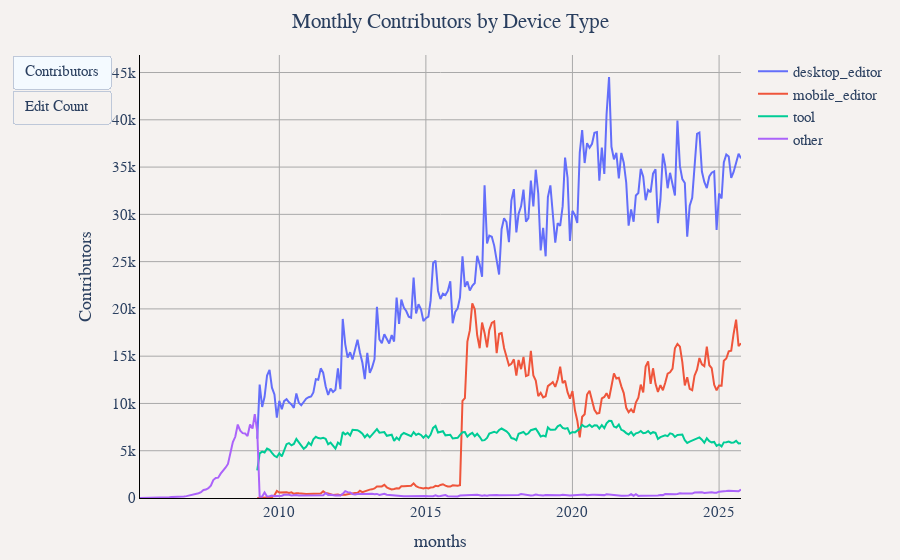

Here is the notebook cell this chart was saved with:
### Markdown cell above
## Monthly Contributors by Device Type

### Code cell
df_device_metrics = duckdb.sql("""
SELECT
    CONCAT(year, '-', LPAD(CAST(month as VARCHAR), 2, '0')) as months,
    device_type,
    COUNT(DISTINCT user_name) as Contributors,
    CAST(SUM(edit_count) as BIGINT) as "Edit Count"
FROM '../changeset_data/year=*/month=*/*.parquet'
WHERE device_type IS NOT NULL
GROUP BY year, month, device_type
ORDER BY year, month, device_type
""").df()

util.show_figure(
    [
        util.FigureConfig(
            title="Monthly Contributors by Device Type",
            label="Contributors",
            x_col="months",
            y_col="Contributors",
            group_col="device_type",
            query_or_df=df_device_metrics,
        ),
        util.FigureConfig(
            title="Monthly Edit Count by Device Type",
            label="Edit Count",
            x_col="months",
            y_col="Edit Count",
            group_col="device_type",
            query_or_df=df_device_metrics,
        ),
    ],
)

### Figure 1 — Plotly figure (JSON) as saved in the notebook; plotly's stock layout.template omitted (floating-point values rounded to 4 significant figures; data arrays with more than 128 entries replaced by an {"elided": "..."} marker saying what was removed)
{"data": [{"hovertemplate": "desktop_editor<br>%{x}<br>%{y:,} Contributors<extra></extra>", "name": "desktop_editor", "type": "scatter", "visible": true, "x": {"elided": "199 str values"}, "y": {"elided": "199 int values"}}, {"hovertemplate": "mobile_editor<br>%{x}<br>%{y:,} Contributors<extra></extra>", "name": "mobile_editor", "type": "scatter", "visible": true, "x": {"elided": "199 str values"}, "y": {"elided": "199 int values"}}, {"hovertemplate": "tool<br>%{x}<br>%{y:,} Contributors<extra></extra>", "name": "tool", "type": "scatter", "visible": true, "x": {"elided": "199 str values"}, "y": {"elided": "199 int values"}}, {"hovertemplate": "other<br>%{x}<br>%{y:,} Contributors<extra></extra>", "name": "other", "type": "scatter", "visible": true, "x": {"elided": "247 str values"}, "y": {"elided": "247 int values"}}, {"hovertemplate": "desktop_editor<br>%{x}<br>%{y:,} Edit Count<extra></extra>", "name": "desktop_editor", "type": "scatter", "visible": false, "x": {"elided": "199 str values"}, "y": {"elided": "199 int values"}}, {"hovertemplate": "mobile_editor<br>%{x}<br>%{y:,} Edit Count<extra></extra>", "name": "mobile_editor", "type": "scatter", "visible": false, "x": {"elided": "199 str values"}, "y": {"elided": "199 int values"}}, {"hovertemplate": "tool<br>%{x}<br>%{y:,} Edit Count<extra></extra>", "name": "tool", "type": "scatter", "visible": false, "x": {"elided": "199 str values"}, "y": {"elided": "199 int values"}}, {"hovertemplate": "other<br>%{x}<br>%{y:,} Edit Count<extra></extra>", "name": "other", "type": "scatter", "visible": false, "x": {"elided": "247 str values"}, "y": {"elided": "247 int values"}}], "layout": {"barmode": "stack", "font": {"family": "Times", "size": 15}, "margin": {"b": 55, "l": 55, "r": 55, "t": 55}, "paper_bgcolor": "#f5f2f0", "plot_bgcolor": "#f5f2f0", "title": {"text": "Monthly Contributors by Device Type", "x": 0.5}, "updatemenus": [{"buttons": [{"args": [{"visible": [true, true, true, true, false, false, false, false]}, {"title.text": "Monthly Contributors by Device Type", "xaxis.title.text": "months", "yaxis.title.text": "Contributors"}], "label": "Contributors", "method": "update"}, {"args": [{"visible": [false, false, false, false, true, true, true, true]}, {"title.text": "Monthly Edit Count by Device Type", "xaxis.title.text": "months", "yaxis.title.text": "Edit Count"}], "label": "Edit Count", "method": "update"}], "type": "buttons"}], "xaxis": {"gridcolor": "darkgray", "linecolor": "black", "showgrid": true, "tickcolor": "black", "title": {"text": "months"}, "zerolinecolor": "darkgray"}, "yaxis": {"gridcolor": "darkgray", "linecolor": "black", "rangemode": "tozero", "showgrid": true, "tickcolor": "black", "title": {"text": "Contributors"}, "zerolinecolor": "darkgray"}}}
